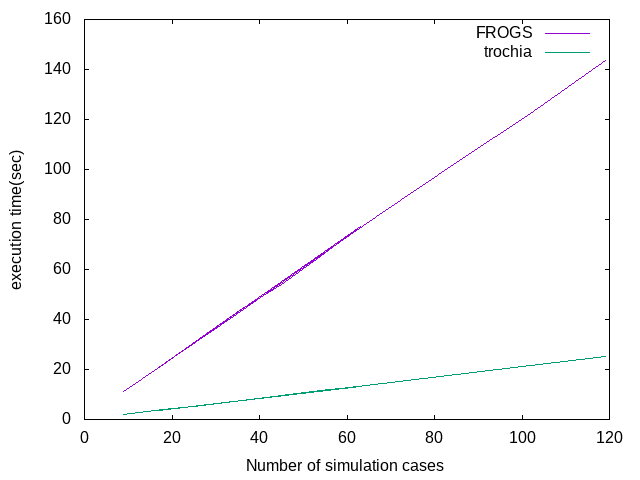

gnuplot code for this plot:
set xlabel "Number of simulation cases"
set ylabel "execution time(sec)"

plot "sim-time.dat" u 1:2 title "FROGS" w l
replot "sim-time.dat" u 1:3 title "trochia" w l

set terminal png
set out "sim-time.png"
replot
